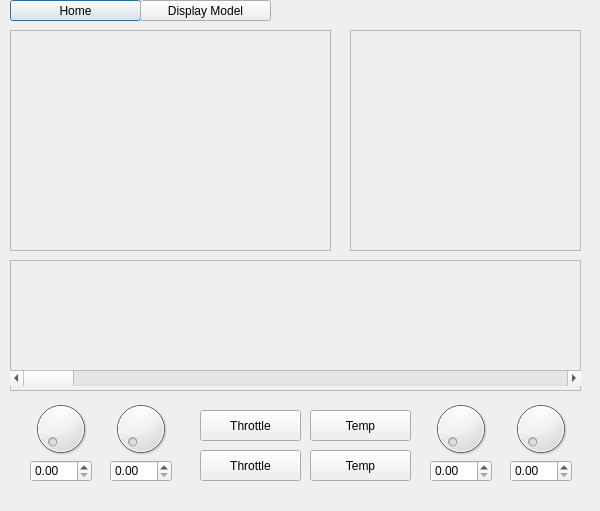
<?xml version="1.0" encoding="UTF-8"?>
<ui version="4.0">
 <class>TripData</class>
 <widget class="QDialog" name="TripData">
  <property name="geometry">
   <rect>
    <x>0</x>
    <y>0</y>
    <width>600</width>
    <height>511</height>
   </rect>
  </property>
  <property name="windowTitle">
   <string>Dialog</string>
  </property>
  <widget class="QPushButton" name="HomeBtn">
   <property name="geometry">
    <rect>
     <x>10</x>
     <y>0</y>
     <width>131</width>
     <height>21</height>
    </rect>
   </property>
   <property name="text">
    <string>Home</string>
   </property>
  </widget>
  <widget class="QPushButton" name="DisplayModel">
   <property name="geometry">
    <rect>
     <x>140</x>
     <y>0</y>
     <width>131</width>
     <height>21</height>
    </rect>
   </property>
   <property name="text">
    <string>Display Model</string>
   </property>
  </widget>
  <widget class="QFrame" name="frame">
   <property name="geometry">
    <rect>
     <x>10</x>
     <y>30</y>
     <width>321</width>
     <height>221</height>
    </rect>
   </property>
   <property name="frameShape">
    <enum>QFrame::StyledPanel</enum>
   </property>
   <property name="frameShadow">
    <enum>QFrame::Raised</enum>
   </property>
  </widget>
  <widget class="QFrame" name="frame_2">
   <property name="geometry">
    <rect>
     <x>350</x>
     <y>30</y>
     <width>231</width>
     <height>221</height>
    </rect>
   </property>
   <property name="frameShape">
    <enum>QFrame::StyledPanel</enum>
   </property>
   <property name="frameShadow">
    <enum>QFrame::Raised</enum>
   </property>
  </widget>
  <widget class="QFrame" name="frame_3">
   <property name="geometry">
    <rect>
     <x>10</x>
     <y>260</y>
     <width>571</width>
     <height>131</height>
    </rect>
   </property>
   <property name="frameShape">
    <enum>QFrame::StyledPanel</enum>
   </property>
   <property name="frameShadow">
    <enum>QFrame::Raised</enum>
   </property>
   <widget class="QScrollBar" name="horizontalScrollBar">
    <property name="geometry">
     <rect>
      <x>0</x>
      <y>110</y>
      <width>571</width>
      <height>16</height>
     </rect>
    </property>
    <property name="orientation">
     <enum>Qt::Horizontal</enum>
    </property>
   </widget>
  </widget>
  <widget class="QPushButton" name="pushButton">
   <property name="geometry">
    <rect>
     <x>310</x>
     <y>410</y>
     <width>101</width>
     <height>31</height>
    </rect>
   </property>
   <property name="text">
    <string>Temp</string>
   </property>
  </widget>
  <widget class="QPushButton" name="pushButton_3">
   <property name="geometry">
    <rect>
     <x>200</x>
     <y>410</y>
     <width>101</width>
     <height>31</height>
    </rect>
   </property>
   <property name="text">
    <string>Throttle</string>
   </property>
  </widget>
  <widget class="QDial" name="dial">
   <property name="geometry">
    <rect>
     <x>30</x>
     <y>393</y>
     <width>61</width>
     <height>71</height>
    </rect>
   </property>
  </widget>
  <widget class="QDoubleSpinBox" name="doubleSpinBox">
   <property name="geometry">
    <rect>
     <x>30</x>
     <y>460</y>
     <width>62</width>
     <height>22</height>
    </rect>
   </property>
  </widget>
  <widget class="QDial" name="dial_2">
   <property name="geometry">
    <rect>
     <x>110</x>
     <y>393</y>
     <width>61</width>
     <height>71</height>
    </rect>
   </property>
  </widget>
  <widget class="QDoubleSpinBox" name="doubleSpinBox_2">
   <property name="geometry">
    <rect>
     <x>110</x>
     <y>460</y>
     <width>62</width>
     <height>22</height>
    </rect>
   </property>
  </widget>
  <widget class="QDial" name="dial_3">
   <property name="geometry">
    <rect>
     <x>430</x>
     <y>393</y>
     <width>61</width>
     <height>71</height>
    </rect>
   </property>
  </widget>
  <widget class="QDoubleSpinBox" name="doubleSpinBox_3">
   <property name="geometry">
    <rect>
     <x>510</x>
     <y>460</y>
     <width>62</width>
     <height>22</height>
    </rect>
   </property>
  </widget>
  <widget class="QDial" name="dial_4">
   <property name="geometry">
    <rect>
     <x>510</x>
     <y>393</y>
     <width>61</width>
     <height>71</height>
    </rect>
   </property>
  </widget>
  <widget class="QDoubleSpinBox" name="doubleSpinBox_4">
   <property name="geometry">
    <rect>
     <x>430</x>
     <y>460</y>
     <width>62</width>
     <height>22</height>
    </rect>
   </property>
  </widget>
  <widget class="QPushButton" name="pushButton_5">
   <property name="geometry">
    <rect>
     <x>200</x>
     <y>450</y>
     <width>101</width>
     <height>31</height>
    </rect>
   </property>
   <property name="text">
    <string>Throttle</string>
   </property>
  </widget>
  <widget class="QPushButton" name="pushButton_6">
   <property name="geometry">
    <rect>
     <x>310</x>
     <y>450</y>
     <width>101</width>
     <height>31</height>
    </rect>
   </property>
   <property name="text">
    <string>Temp</string>
   </property>
  </widget>
 </widget>
 <resources/>
 <connections/>
</ui>
